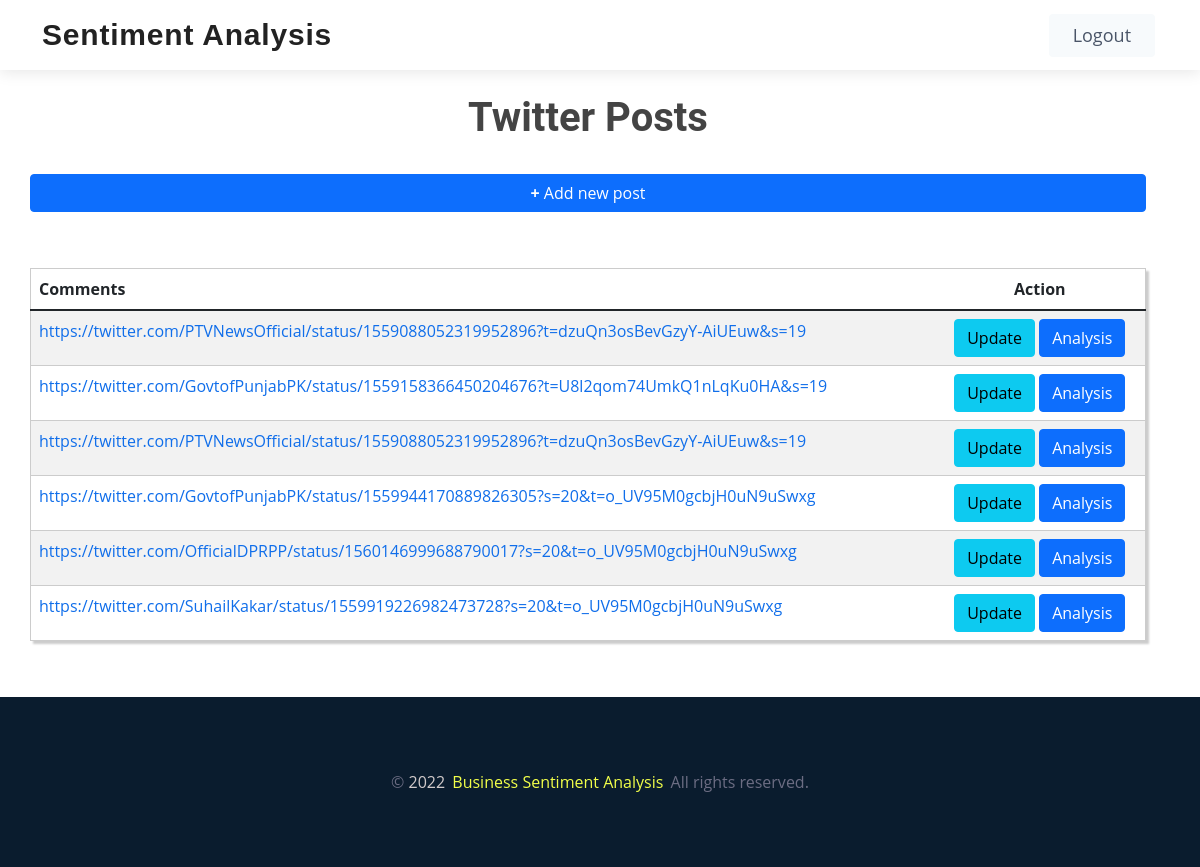
/sentiment/list-twitter-link/ (signed in), run on the app's committed database.
### sentiment/models.py (models this page shows)
class PostLink(models.Model):
    post_url = models.CharField(
        max_length=256, blank=False,
        default="https://www.youtube.com/"
    )
    post_type = models.CharField(
        max_length=256, blank=False, default="youtube"
    )
    last_updated = models.DateField(blank=True, null=True)

### sentiment/views.py (the view)
# urls.py: path('list-twitter-link/', views.list_twitter_post, name='list-twitter-link'),
@login_required
def list_twitter_post(request):
    context = {
        "twitter_posts": PostLink.objects.filter(post_type="twitter"),
        'page_type': "login"
    }
    return render(request, 'twitter-list.html', context)

### templates/twitter-list.html (shortened to what this page needs)
{% extends "master.html" %}
{% load static %}
{% block page-content %}
    <div class="container">
        <div class="row col-md-12 custyle">
            <table class="table table-striped custab" >
                <h1 class="p-4"><b>Twitter Posts</b></h1>
                <a href="{% url 'add-twitter-link' %}" class="btn btn-primary btn-xs "><b>+</b> Add new post</a>
                <thead>
                <tr>
                    <th>Comments</th>
                    <th class="text-center">Action</th>
                </tr>
                </thead>
                {% for post in twitter_posts %}
                <tr>
                    <td><a href="{{ post.post_url }}" target="_blank">{{ post.post_url }}</a></td>
                    <td class="text-center">
                        <a class='btn btn-info btn-xs' href="/sentiment/twitter-update/{{ post.id }}/">
                             Update
                        </a>
                        <a class="btn btn-primary btn-xs" href="/sentiment/twitter-result/{{ post.id }}/">
                             Analysis
                        </a>
                    </td>
                </tr>
                {% endfor %}
            </table>
        </div>
    </div>
{% endblock %}

### templates/master.html (shortened to what this page needs)
<!DOCTYPE html>
{% load static %}
<head lang="en">
    <link rel="stylesheet" type="text/css" href="https://unpkg.com/tailwindcss@^1.0/dist/tailwind.min.css">
    <link rel="stylesheet" type="text/css" href="{% static 'vendor/aos/aos.css' %}">
    <link rel="stylesheet" type="text/css" href="{% static 'vendor/bootstrap/css/bootstrap.min.css' %}">
    <link rel="stylesheet" type="text/css" href="{% static 'vendor/bootstrap-icons/bootstrap-icons.css' %}">
    <link rel="stylesheet" type="text/css" href="{% static 'vendor/boxicons/css/boxicons.min.css' %}">
    <link rel="stylesheet" type="text/css" href="{% static 'css/style.css' %}">
</head>
<body>
    {% include 'header.html' %}
    {% block page-content %}{% endblock %}
    {% include 'footer.html' %}
</body>
</html>

### templates/header.html
<header id="header" class="d-flex align-items-center">
    <div class="container d-flex align-items-center justify-content-between">
        <h1 class="logo"><a href="{% url 'dashboard' %}">Sentiment Analysis</a></h1>
        <nav id="navbar" class="navbar">
            {% if page_type == "logout" %}
                <ul>
                    <li><a class="nav-link scrollto active" href="{% url 'index' %}">Home</a></li>
                    <li><a class="nav-link scrollto" href="{% url 'login' %}">Log In</a></li>
                    <li><a class="nav-link scrollto" href="{% url 'sign-up' %}">Sign up</a></li>
                </ul>
            {% else %}
                <a href="{% url 'logout' %}"><button class="ml-4 inline-flex text-gray-700 bg-gray-100 border-0 py-2 px-6 focus:outline-none hover:bg-gray-200 rounded text-lg">
                    Logout
                </button></a>
            {% endif %}
        </nav>
    </div>
</header>

### templates/footer.html
<div class="bottom section-padding">
    <div class="container">
        <div class="row">
            <div class="col-md-12 text-center">
                <div class="copyright">
                    <p>© <span>2022</span> <a href="#" class="transition">Business Sentiment Analysis</a> All rights reserved.</p>
                </div>
            </div>
        </div>
    </div>
</div>

### static/css/style.css (style rules this page uses)
body { font-family: "Open Sans", sans-serif; color: #444444; }
a { color: #106eea; text-decoration: none; }
h1, h2, h3, h4, h5, h6 { font-family: "Roboto", sans-serif; }
#header { background: #fff; transition: all 0.5s; z-index: 997; height: 86px; box-shadow: 0px 2px 15px rgba(0, 0, 0, 0.1); }
#header.fixed-top { height: 70px; }
#header .logo { font-size: 30px; margin: 0; padding: 0; line-height: 1; font-weight: 600; letter-spacing: 0.8px; font-family: "Poppins", sans-serif; }
#header .logo a { color: #222222; }
.scrolled-offset { margin-top: 70px; }
.navbar { padding: 0; }
.navbar a, .navbar a:focus { display: flex; align-items: center; justify-content: space-between; padding: 0 3px; font-size: 15px; font-weight: 600; color: #222222; white-space: nowrap; transition: 0.3s; position: relative; }

### templates/master.html (style rules this page uses)
h1 { text-align: center; }
.section-padding { padding: 60px 0; }
.bottom { background-color: #0a1c2e; }
.bottom .copyright { color: #e5e5e5; font-weight: 600; }
.copyright a { color: #f2ff49; margin-left: 3px; padding-right: 3px; }
.bottom p { margin-bottom: 0; line-height: 50px; font-size: 16px; font-weight: 400; }
.copyright p span { color: #d1caca; }
.bottom .copyright p, .bottom .copyright a:hover { color: #6c6d83; }

### templates/twitter-list.html (style rules this page uses)
.custab { width: 100%; height: auto; border: 1px solid #ccc; padding: 5px; margin: 5% 0; box-shadow: 3px 3px 2px #ccc; transition: 0.5s; }

### data on the page
PostLink: post_url "https://twitter.com/PTVNewsOfficial/status/1559088052319952896?t=dzuQn3osBevGzyY-AiUEuw&s=19"
PostLink: post_url "https://twitter.com/GovtofPunjabPK/status/1559158366450204676?t=U8l2qom74UmkQ1nLqKu0HA&s=19"
PostLink: post_url "https://twitter.com/PTVNewsOfficial/status/1559088052319952896?t=dzuQn3osBevGzyY-AiUEuw&s=19"
PostLink: post_url "https://twitter.com/GovtofPunjabPK/status/1559944170889826305?s=20&t=o_UV95M0gcbjH0uN9uSwxg"
PostLink: post_url "https://twitter.com/OfficialDPRPP/status/1560146999688790017?s=20&t=o_UV95M0gcbjH0uN9uSwxg"
PostLink: post_url "https://twitter.com/SuhailKakar/status/1559919226982473728?s=20&t=o_UV95M0gcbjH0uN9uSwxg"
